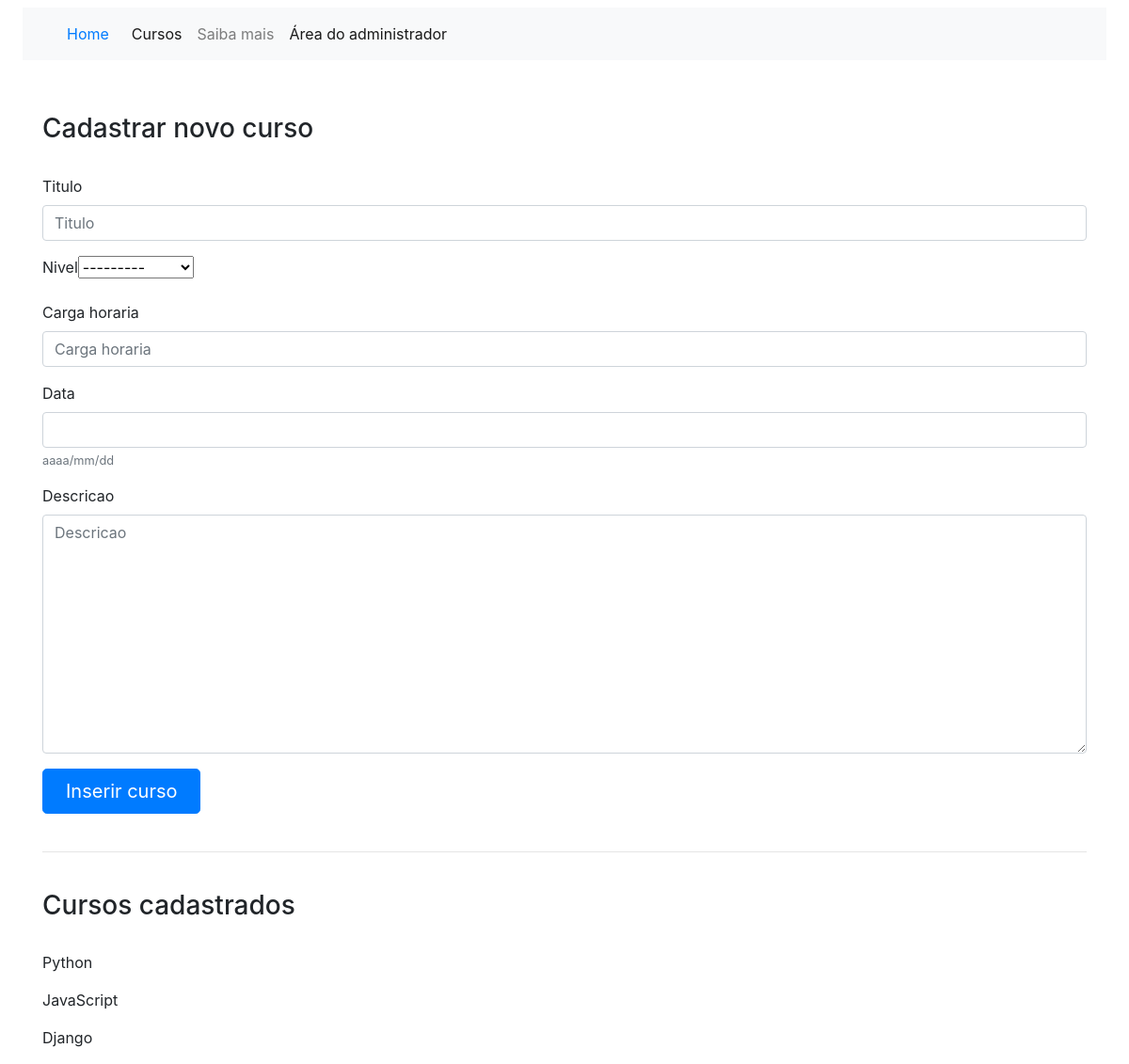
/cursos/criar_curso/, run on the app's committed database.
### cursos/models.py (models this page shows, shortened)
class Curso(models.Model):
    niveis_de_curso = (
        ('Iniciante', 'Iniciante'),
        ('Intermediário', 'Intermediário'),
        ('Avançado', 'Avançado'),
    )
    titulo = models.CharField(max_length=50)
    nivel = models.CharField(max_length=15, choices=niveis_de_curso)
    carga_horaria = models.IntegerField()
    data = models.DateField(help_text='aaaa/mm/dd')
    descricao = models.TextField()
    verbose_name = 'Cadastro de curso'
    verbose_name_plural = 'Cadastros de cursos'
    ordering = ['-data']

### cursos/views.py (the view)
# urls.py: path('criar_curso/', criar_curso, name='criar_curso'),
@cache_page(30) # Isso faz com que o site fique em cache por 30 segundos antes de exibir atualizações que foram feitas na base de dados
def criar_curso(request):
    Cursos= Curso.objects.all() #Para mostrar todos os cursos cadastrados e exibir na tela de cadastro junto com o contexto
    form = CursoForm(request.POST or None)
    sucesso = False
    if form.is_valid():
        form.save()
        sucesso = True
    contexto = {
        'form': form,
        'sucesso': sucesso,
        'cursos': Cursos
    }
    return render(request, 'criar_curso.html', contexto)

### cursos/forms.py (shortened to what this page needs)
class CursoForm(forms.ModelForm):
    class Meta:
        model = Curso
        fields = '__all__' #  Todos os campos do model

### cursos/templates/criar_curso.html (shortened to what this page needs)
{% extends "inicio.html" %}
{% load bootstrap5 %}
{% block principal %}
  <h3 class="text-body-emphasis">Cadastrar novo curso</h3>
<br>
  <form action="" method="POST" id="form">
    {% bootstrap_form form %}
    <button type="submit" class="btn btn-primary btn-lg px-4">Inserir curso</button>
  </form>
  <br>
  <hr>
  <br>
  <h3> Cursos cadastrados </h3> <br>
  {% for curso in cursos %}
    <p> {{curso.titulo}}
  {% endfor %}
{% endblock %}

### data on the page
Curso: titulo "Python"
Curso: titulo "JavaScript"
Curso: titulo "Django"
